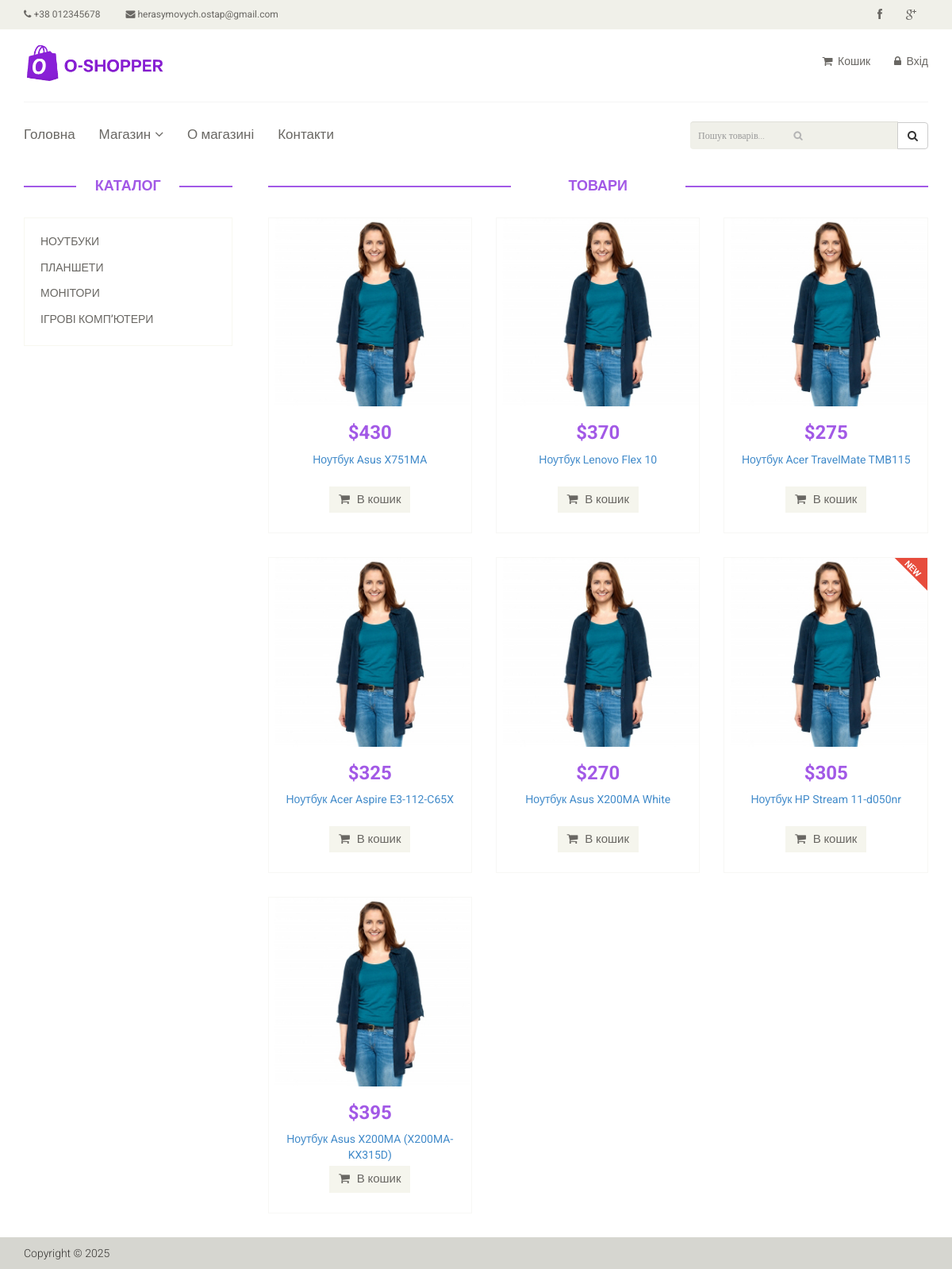
The page /category/13 on the database its author committed.
### tables this page shows
CREATE TABLE `category` (
  `id` int(11) NOT NULL,
  `name` varchar(255) NOT NULL,
  `sort_order` int(11) NOT NULL DEFAULT 0,
  `status` int(11) NOT NULL DEFAULT 1
);

CREATE TABLE `product` (
  `id` int(11) NOT NULL,
  `name` varchar(255) NOT NULL,
  `category_id` int(11) NOT NULL,
  `code` int(11) NOT NULL,
  `price` float NOT NULL,
  `availability` int(11) NOT NULL,
  `brand` varchar(255) NOT NULL,
  `image` varchar(255) NOT NULL,
  `description` text NOT NULL,
  `is_new` int(11) NOT NULL DEFAULT 0,
  `is_recommended` int(11) NOT NULL DEFAULT 0,
  `status` int(11) NOT NULL DEFAULT 1
);

### config/routes.php (called while the page is built)
<?php
return [
    'product/([0-9]+)' => 'product/view/$1',
    'catalog' => 'catalog/index',
    'category/([0-9]+)' => 'catalog/category/$1',
    'review/add/([0-9]+)' => 'review/add/$1',
    'favorite/add/([0-9]+)' => 'favorite/add/$1',
    'favorite/remove/([0-9]+)' => 'favorite/remove/$1',
    'user/favorites' => 'favorite/index',
    'cart/add' => 'cart/add',
    'cart/update' => 'cart/update',
    'cart/remove' => 'cart/remove',
    'cart/clear' => 'cart/clear',
    'cart/checkout' => 'cart/checkout',
    'cart/success/([0-9]+)' => 'cart/success/$1',
    'cart' => 'cart/index',
    'search' => 'search/index',
    'search/ajax' => 'search/ajax',
    'user/register' => 'user/register',
    'user/login' => 'user/login',
    'user/logout' => 'user/logout',
    'user/profile' => 'user/profile',
    'user/edit' => 'user/edit',
    'user' => 'user/index',
    'admin/products/index' => 'admin/products/index',
    'admin/products/create' => 'admin/products/create',
    'admin/products/update/([0-9]+)' => 'admin/products/update/$1',
    'admin/products/delete/([0-9]+)' => 'admin/products/delete/$1',
    'admin/categories/index' => 'admin/categories/index',
    'admin/categories/create' => 'admin/categories/create',
    'admin/categories/update/([0-9]+)' => 'admin/categories/update/$1',
    'admin/categories/delete/([0-9]+)' => 'admin/categories/delete/$1',
    'admin/orders/index' => 'admin/orders/index',
    'admin/orders/view/([0-9]+)' => 'admin/orders/view/$1',
    'admin/orders/update/([0-9]+)' => 'admin/orders/update/$1',
    'admin/orders/delete/([0-9]+)' => 'admin/orders/delete/$1',
    'admin/users/index' => 'admin/users/index',
    'admin/users/create' => 'admin/users/create',
    'admin/users/update/([0-9]+)' => 'admin/users/update/$1',
    'admin/users/delete/([0-9]+)' => 'admin/users/delete/$1',
    'admin/reviews/index' => 'admin/reviews/index',
    'admin/reviews/view/([0-9]+)' => 'admin/reviews/view/$1',
    'admin/reviews/update/([0-9]+)' => 'admin/reviews/update/$1',
    'admin/reviews/delete/([0-9]+)' => 'admin/reviews/delete/$1',
    'admin' => 'admin/index',
    'about' => 'site/about',
    'contact' => 'site/contact',
    '' => 'site/index',
];

### controllers/CatalogController.php (called while the page is built, shortened)
<?php
class CatalogController {
    public function actionCategory($categoryId) {
        $categories = Category::getCategoriesList();
        $categoryProducts = Product::getProductsListByCategory($categoryId);
        require_once ROOT . '/views/catalog/category.php';
        return true;
    }
}

### index.php (called while the page is built, shortened)
<?php
$router = new Router();
$router->run();

### models/Category.php (called while the page is built, shortened)
<?php
class Category {
    public static function getCategoriesList() {
        $db = Db::getConnection();
        $query = "SELECT id, name, sort_order, status FROM category ORDER BY sort_order ASC";
        $result = $db->query($query);
        $data = $result->fetchAll(PDO::FETCH_ASSOC);
        return $data;
    }
}

### models/Product.php (called while the page is built, shortened)
<?php
class Product {
    public static function getProductsListByCategory($categoryId) {
        $db = Db::getConnection();
        $query = "SELECT id, name, price, image, is_new FROM product
        WHERE status = 1 AND category_id = $categoryId
        ORDER BY id DESC LIMIT " . self::SHOW_BY_DEFAULT;
        $result = $db->query($query);
        $data = $result->fetchAll(PDO::FETCH_ASSOC);
        return $data;
    }
}

### views/catalog/category.php (the view, shortened to what this page needs)
<?php include(ROOT . "/views/layouts/header.php") ?>
        <section>
            <div class="container">
                <div class="row">
                    <div class="col-sm-3">
                        <div class="left-sidebar">
                            <h2>Каталог</h2>
                            <div class="panel-group category-products">
                                <?php foreach($categories as $categoryItem): ?>
                                    <div class="panel panel-default">
                                        <div class="panel-heading">
                                            <h4 class="panel-title">
                                                <a href="/category/<?= $categoryItem['id'] ?>"><?= $categoryItem['name'] ?></a>
                                            </h4>
                                        </div>
                                    </div>
                                <?php endforeach ?>
                            </div>
                        </div>
                    </div>
                    <div class="col-sm-9 padding-right">
                        <div class="features_items">
                            <h2 class="title text-center">Товари</h2>
                            <?php foreach($categoryProducts as $product): ?>
                            <div class="col-sm-4">
                                <div class="product-image-wrapper">
                                    <div class="single-products">
                                        <div class="productinfo text-center">
                                            <a href="/product/<?= $product['id'] ?>">
                                                <img src="/template/images/home/product1.jpg" alt="" />
                                            </a>
                                            <h2>$<?= $product['price'] ?></h2>
                                            <p>
                                                <a href="/product/<?= $product['id'] ?>">
                                                    <?= $product['name'] ?>
                                                </a>
                                            </p>
                                            <button type="button" class="btn btn-default add-to-cart" onclick="addToCart(<?= $product['id'] ?>)">
                                                <i class="fa fa-shopping-cart"></i>
                                                В кошик
                                            </button>
                                        </div>
                                        <?php if($product['is_new']): ?>
                                            <img src="/template/images/home/new.png" alt="new" class='new'>
                                        <?php endif ?>
                                    </div>
                                </div>
                            </div>
                            <?php endforeach ?>
                        </div>
                    </div>
                </div>
            </div>
        </section>
<?php include(ROOT . "/views/layouts/footer.php") ?>

### components/Router.php (shortened to what this page needs)
<?php
class Router {
    private $routes;
    public function __construct()
    {
        $routesPath = ROOT . '/config/routes.php';
        $this->routes = include($routesPath);
    }
    public function run() {
        $uri = trim($_SERVER["REQUEST_URI"], '/');
        $uri = explode('?', $uri, 2)[0];
        foreach ($this->routes as $uriPattern => $path) {
            if(preg_match("~$uriPattern~", $uri)) {
                $internalRoute = preg_replace("~$uriPattern~", $path, $uri);
                $segments = explode('/',  $internalRoute);
               $controllerName = ucfirst(array_shift($segments)) . 'Controller';
               $actionName = 'action' . ucfirst(array_shift($segments));
                $controllerObject = new $controllerName;
                $result = call_user_func_array(array( $controllerObject, $actionName), $segments);
                if($result == true)
                    break;
            }
        }
    }
}

### template/css/main.css (style rules this page uses)
body { font-family: 'Roboto', sans-serif; position: relative; font-weight: 400px; }
a { -webkit-transition: 300ms; -moz-transition: 300ms; -o-transition: 300ms; transition: 300ms; }
h1, h2, h3, h4, h5, h6 { font-family: 'Roboto', sans-serif; }
.category-products { border: 1px solid #F7F7F0; margin-bottom: 35px; padding-bottom: 20px; padding-top: 15px; }
.left-sidebar h2, .brands_products h2 { color: #a259e6; font-family: 'Roboto', sans-serif; font-size: 18px; font-weight: 700; margin: 0 auto 30px; text-align: center; text-transform: uppercase; position: relative; z-index:3; }
.left-sidebar h2:after, h2.title:after { content: " "; position: absolute; border: 1px solid #a259e6; bottom:8px; left: 0; width: 100%; height: 0; z-index: -2; }
.left-sidebar h2:before { content: " "; position: absolute; background: #fff; bottom: -6px; width: 130px; height: 30px; z-index: -1; left: 50%; margin-left: -65px; }
h2.title:before { content: " "; position: absolute; background: #fff; bottom: -6px; width: 220px; height: 30px; z-index: -1; left: 50%; margin-left: -110px; }
.category-products .panel { background-color: #FFFFFF; border: 0px; border-radius: 0px; box-shadow:none; margin-bottom: 0px; }
.category-products .panel-default .panel-heading { background-color: #FFFFFF; border: 0 none; color: #FFFFFF; padding: 5px 20px; }
.category-products .panel-default .panel-heading .panel-title a { color: #696763; font-family: 'Roboto', sans-serif; font-size: 14px; text-decoration: none; text-transform: uppercase; }
.padding-right { padding-right: 0; }
.features_items { overflow:hidden; }
h2.title { color: #a259e6; font-family: 'Roboto', sans-serif; font-size: 18px; font-weight: 700; margin: 0 15px; text-transform: uppercase; margin-bottom: 30px; position: relative; }
.product-image-wrapper { border:1px solid #F7F7F5; overflow: hidden; margin-bottom:30px; }
.single-products { position: relative; }
.new, .sale { position: absolute; top: 0; right: 0; }
.productinfo h2 { color: #a259e6; font-family: 'Roboto', sans-serif; font-size: 24px; font-weight: 700; }
.productinfo p { font-family: 'Roboto', sans-serif; font-size: 14px; font-weight: 400; color: #696763; height: 34px; }
.productinfo img { width: 100%; }
.productinfo { position:relative; }
.add-to-cart { background:#F5F5ED; border: 0 none; border-radius: 0; color: #696763; font-family: 'Roboto', sans-serif; font-size: 15px; margin-bottom: 25px; }
.add-to-cart i { margin-right:5px; }

### rows shown on the page
category: name "НОУТБУКИ"
category: name "ПЛАНШЕТИ"
category: name "МОНІТОРИ"
category: name "ІГРОВІ КОМП’ЮТЕРИ"
product: price "430", name "Ноутбук Asus X751MA"
product: price "370", name "Ноутбук Lenovo Flex 10"
product: price "275", name "Ноутбук Acer TravelMate TMB115"
product: price "325", name "Ноутбук Acer Aspire E3-112-C65X"
product: price "270", name "Ноутбук Asus X200MA White"
product: price "305", name "Ноутбук HP Stream 11-d050nr", is_new 1 (drawn)
product: price "395", name "Ноутбук Asus X200MA (X200MA-KX315D)"
